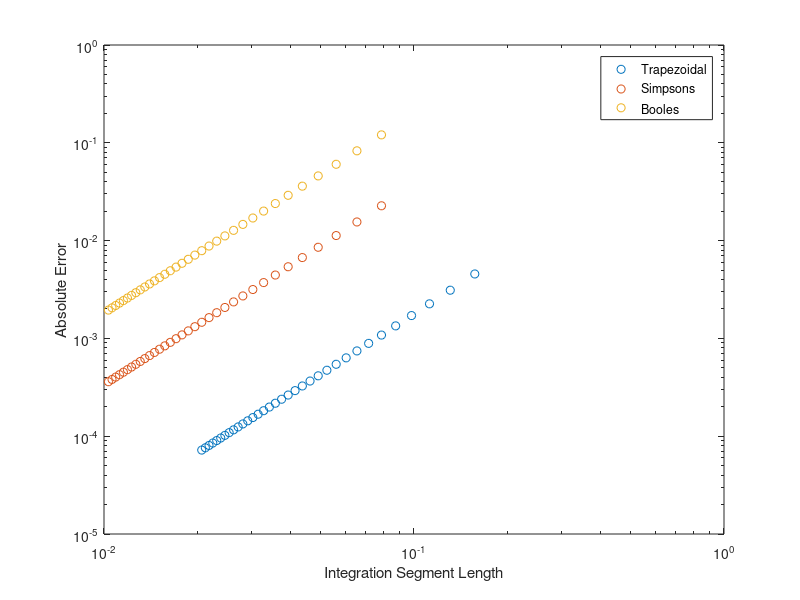

MATLAB code for this plot:
function [trap,simp,booles] = TEAM34PS08Q1()

% Numerically integrates sin(x) from [0,pi]
% Computes for composite trapezoidal rule, Simpson's 1/3 rule, and Boole's
% rule
% Divides into N subintervals from 20 to 152 in increments of 4



% Call with @sin

i = 0;  % Iteration counter for setting up plotting
trap = zeros(33,3);  % Column 1 is spacing, 2 is value, 3 is error
simp = trap;
booles = trap;
sub_ints = zeros(33,1);

for N = 20 : 4 : 152    % Evaluate integral at each N value
    i = i + 1;
    sub_ints(i,1) = N;    % Number of subintervals
    steps = linspace(0,pi,N);
    trap(i,2) = trapz(steps,sin(steps));
    simp(i,2) = Simpson(@sin,steps);
    booles(i,2) = Boole(@sin,steps);
end

trap(:,1) = pi ./ sub_ints(:,1);
simp(:,1) = pi ./ (2*sub_ints(:,1));   % Spacing
booles(:,1) = pi ./ (2*sub_ints(:,1));

trap(:,3) = abs(2-trap(:,2));
simp(:,3) = abs(2-simp(:,2));         % Error
booles(:,3) = abs(2-booles(:,2));


close all
figure
loglog(trap(:,1),trap(:,3),'o')
hold on
loglog(simp(:,1),simp(:,3),'o')
loglog(booles(:,1),booles(:,3),'o')
legend('Trapezoidal','Simpsons','Booles')
xlabel('Integration Segment Length')
ylabel('Absolute Error')
hold off




function I = Simpson(f,steps)
    % Numerically integrates using Simpson's rule
    % Inputs function f and a vector of sub-intervals steps
    
    % initialize
    sum_even = 0;
    sum_odd = 0;
    N = length(steps)-1;  % Difference in indices
    
    for k = 3 : 2 : N-1
       sum_even = sum_even + f(steps(k));        
    end
    
    for k = 2 : 2 : N
        sum_odd = sum_odd + f(steps(k));
    end
    
    I = (steps(N+1) - steps(1))*(f(steps(1)) + 4*sum_odd + 2*sum_even + ...
        f(steps(N+1)))/(3*N);

end



function I = Boole(f,steps)
    % Numerically integrates using Boole's rule
    % Inputs function f and a vector of sub-intervals steps

    
    I = 0;               % initialize
    
    for k = 1 : 4 : length(steps)-4
        I = I + (steps(k+4) - steps(k)) * (7*f(steps(k)) + ...
            32*f(steps(k+1)) + 12*f(steps(k+2)) + ...
            32*f(steps(k+3)) + 7*f(steps(k+4)))/90;
    end
    
    
    
end


end